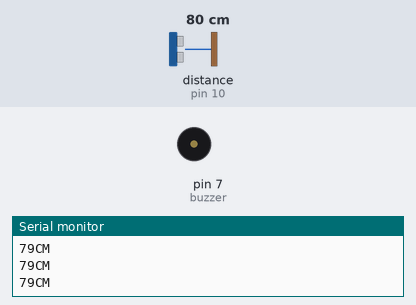
This sketch was run on a simulated Arduino Uno, built with avr-gcc and run on an emulated ATmega328P. On the bench: buzzer (waves = sounding), the last lines printed to the serial monitor. Wiring (inferred from the names in the program): ultrasonic range finder: trigger pin 9; echo pin 10. The test bench sets the inputs (shaded band); at power-on: distance to the obstacle (sensor on pin 10) 80 cm. The echo pulse lasts 58.3 µs per cm.

Above: at 1.2 s.
1.3 s: distance to the obstacle (sensor on pin 10) set to 66 cm
4.3 s: distance to the obstacle (sensor on pin 10) set to 57 cm
At 4.42 s:
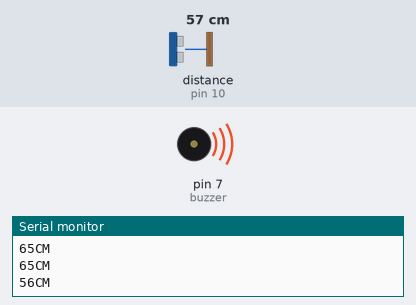
7.3 s: distance to the obstacle (sensor on pin 10) set to 120 cm
At 8.4 s:
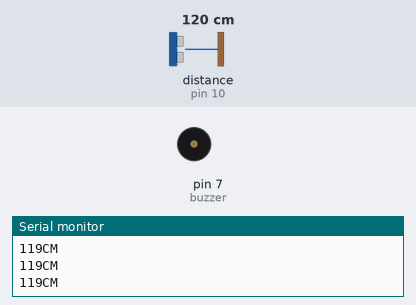
8.9 s: distance to the obstacle (sensor on pin 10) set to 2 cm
At 9.22 s:
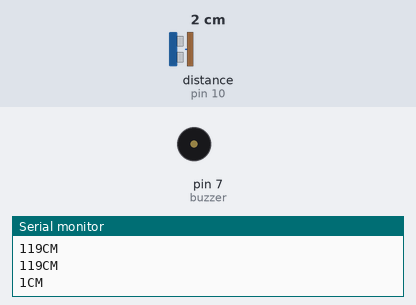
Timing chart, 0 to 12.9 s (numbered marks = the images above; inputs shaded):
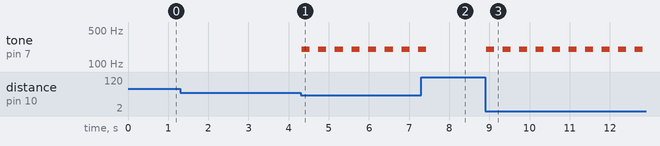

Measured:
- the behaviour switches between 62 and 61 cm on distance to the obstacle (sensor on pin 10) (found by bisection; images 0 and 1)
- after the input at 4.3 s, tone on pin 7 (buzzer): alternates 200 Hz for 0.20 s and silent for 0.22 s, starting at once
- after the input at 7.3 s, tone on pin 7 (buzzer): goes on until 7.4 s, then stays silent
- after the input at 8.9 s, tone on pin 7 (buzzer): alternates 200 Hz for 0.20 s and silent for 0.21 s, starting at once

The sketch:

sketch_mar26a.ino
```cpp
// These lines declare the pin numbers for the ultrasonic sensor's trigger pin, echo pin, and the buzzer pin.

int trigPin = 9;
int echoPin = 10;
int buzzer = 7;

//In the `setup()` function, we initialize the serial communication with a baud rate of 9600, set the pinMode for the trigger pin and buzzer pin as
//OUTPUT, and set the pinMode for the echo pin as INPUT.

void setup() {
  Serial.begin(9600);
   pinMode(buzzer, OUTPUT);
   pinMode(trigPin, OUTPUT);
  pinMode(echoPin, INPUT);

}

//In the loop() function, we declare two variables duration and distance as long. We set the trigger pin HIGH for 10 microseconds and then LOW to
//send an ultrasonic pulse. We measure the duration it takes for the pulse to return to the sensor using the pulseIn() function, and then we convert
//this duration into distance in centimeters using the formula distance = (duration/2)/29.1. We then print the distance on the serial monitor along
//with the unit "CM" and add a delay of 10 milliseconds.

void loop() {
  long duration, distance;
  digitalWrite(trigPin,HIGH);
  delayMicroseconds(1000);
  digitalWrite(trigPin, LOW);
  duration=pulseIn(echoPin, HIGH);
  distance =(duration/2)/29.1;
  Serial.print(distance);
  Serial.println("CM");
  delay(10);

 if((distance<=60))
  {

    tone(buzzer,200);   //200 milliseconds delay
    delay(200);
    noTone(buzzer);    //then we turn off the buzzer using the noTone() function for another 200 milliseconds
    delay(200);
}
   else if(distance>60)
 {


   }
}
```
